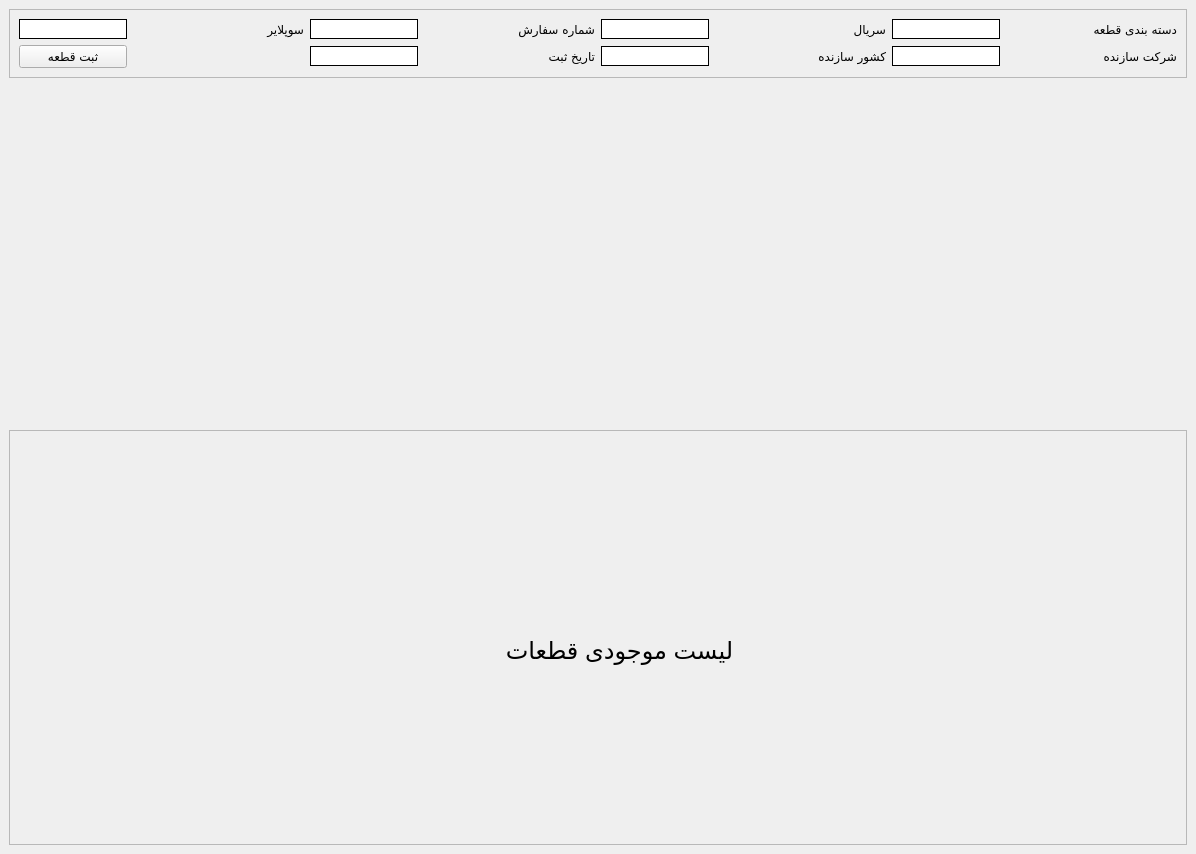
<?xml version="1.0" encoding="UTF-8"?>
<ui version="4.0">
 <class>WarehousePage</class>
 <widget class="QMainWindow" name="WarehousePage">
  <property name="geometry">
   <rect>
    <x>0</x>
    <y>0</y>
    <width>1196</width>
    <height>854</height>
   </rect>
  </property>
  <property name="windowTitle">
   <string>MainWindow</string>
  </property>
  <widget class="QWidget" name="centralwidget">
   <layout class="QVBoxLayout" name="verticalLayout">
    <item alignment="Qt::AlignTop">
     <widget class="QFrame" name="Test_Properties">
      <property name="frameShape">
       <enum>QFrame::StyledPanel</enum>
      </property>
      <property name="frameShadow">
       <enum>QFrame::Raised</enum>
      </property>
      <layout class="QGridLayout" name="gridLayout">
       <item row="1" column="39">
        <widget class="QLabel" name="label_18">
         <property name="font">
          <font>
           <family>IRANSansWeb(FaNum)</family>
          </font>
         </property>
         <property name="layoutDirection">
          <enum>Qt::RightToLeft</enum>
         </property>
         <property name="locale">
          <locale language="Persian" country="Iran"/>
         </property>
         <property name="text">
          <string>تاریخ ثبت</string>
         </property>
        </widget>
       </item>
       <item row="0" column="36">
        <widget class="QLineEdit" name="partSupplier">
         <property name="enabled">
          <bool>true</bool>
         </property>
         <property name="sizePolicy">
          <sizepolicy hsizetype="Fixed" vsizetype="Fixed">
           <horstretch>0</horstretch>
           <verstretch>0</verstretch>
          </sizepolicy>
         </property>
         <property name="minimumSize">
          <size>
           <width>0</width>
           <height>20</height>
          </size>
         </property>
         <property name="maximumSize">
          <size>
           <width>16777215</width>
           <height>20</height>
          </size>
         </property>
         <property name="styleSheet">
          <string notr="true">background-color: rgb(255, 255, 255);
border: 1px solid black;</string>
         </property>
        </widget>
       </item>
       <item row="0" column="40">
        <widget class="QLineEdit" name="partSerial">
         <property name="enabled">
          <bool>true</bool>
         </property>
         <property name="sizePolicy">
          <sizepolicy hsizetype="Fixed" vsizetype="Fixed">
           <horstretch>0</horstretch>
           <verstretch>0</verstretch>
          </sizepolicy>
         </property>
         <property name="minimumSize">
          <size>
           <width>0</width>
           <height>20</height>
          </size>
         </property>
         <property name="maximumSize">
          <size>
           <width>16777215</width>
           <height>20</height>
          </size>
         </property>
         <property name="styleSheet">
          <string notr="true">background-color: rgb(255, 255, 255);
border: 1px solid black;</string>
         </property>
        </widget>
       </item>
       <item row="0" column="41">
        <widget class="QLabel" name="label_19">
         <property name="font">
          <font>
           <family>IRANSansWeb(FaNum)</family>
          </font>
         </property>
         <property name="layoutDirection">
          <enum>Qt::RightToLeft</enum>
         </property>
         <property name="locale">
          <locale language="Persian" country="Iran"/>
         </property>
         <property name="text">
          <string>سریال</string>
         </property>
        </widget>
       </item>
       <item row="1" column="36">
        <widget class="QPushButton" name="fetchButton">
         <property name="font">
          <font>
           <family>IRANSansWeb(FaNum)</family>
          </font>
         </property>
         <property name="text">
          <string>ثبت قطعه</string>
         </property>
        </widget>
       </item>
       <item row="1" column="43">
        <widget class="QLabel" name="label_7">
         <property name="font">
          <font>
           <family>IRANSansWeb(FaNum)</family>
          </font>
         </property>
         <property name="layoutDirection">
          <enum>Qt::RightToLeft</enum>
         </property>
         <property name="text">
          <string>شرکت سازنده</string>
         </property>
        </widget>
       </item>
       <item row="0" column="38">
        <widget class="QLineEdit" name="orderId">
         <property name="enabled">
          <bool>true</bool>
         </property>
         <property name="sizePolicy">
          <sizepolicy hsizetype="Fixed" vsizetype="Fixed">
           <horstretch>0</horstretch>
           <verstretch>0</verstretch>
          </sizepolicy>
         </property>
         <property name="minimumSize">
          <size>
           <width>0</width>
           <height>20</height>
          </size>
         </property>
         <property name="maximumSize">
          <size>
           <width>16777215</width>
           <height>20</height>
          </size>
         </property>
         <property name="styleSheet">
          <string notr="true">background-color: rgb(255, 255, 255);
border: 1px solid black;</string>
         </property>
        </widget>
       </item>
       <item row="1" column="38">
        <widget class="QLineEdit" name="date">
         <property name="enabled">
          <bool>true</bool>
         </property>
         <property name="sizePolicy">
          <sizepolicy hsizetype="Fixed" vsizetype="Fixed">
           <horstretch>0</horstretch>
           <verstretch>0</verstretch>
          </sizepolicy>
         </property>
         <property name="minimumSize">
          <size>
           <width>0</width>
           <height>20</height>
          </size>
         </property>
         <property name="maximumSize">
          <size>
           <width>16777215</width>
           <height>20</height>
          </size>
         </property>
         <property name="styleSheet">
          <string notr="true">background-color: rgb(255, 255, 255);
border: 1px solid black;</string>
         </property>
        </widget>
       </item>
       <item row="0" column="43">
        <widget class="QLabel" name="label_17">
         <property name="font">
          <font>
           <family>IRANSansWeb(FaNum)</family>
          </font>
         </property>
         <property name="layoutDirection">
          <enum>Qt::RightToLeft</enum>
         </property>
         <property name="locale">
          <locale language="Persian" country="Iran"/>
         </property>
         <property name="text">
          <string>دسته بندی قطعه</string>
         </property>
        </widget>
       </item>
       <item row="0" column="37">
        <widget class="QLabel" name="label_14">
         <property name="font">
          <font>
           <family>IRANSansWeb(FaNum)</family>
          </font>
         </property>
         <property name="layoutDirection">
          <enum>Qt::RightToLeft</enum>
         </property>
         <property name="locale">
          <locale language="Persian" country="Iran"/>
         </property>
         <property name="text">
          <string>سوپلایر</string>
         </property>
        </widget>
       </item>
       <item row="1" column="40">
        <widget class="QLineEdit" name="partCountry">
         <property name="enabled">
          <bool>true</bool>
         </property>
         <property name="sizePolicy">
          <sizepolicy hsizetype="Fixed" vsizetype="Fixed">
           <horstretch>0</horstretch>
           <verstretch>0</verstretch>
          </sizepolicy>
         </property>
         <property name="minimumSize">
          <size>
           <width>0</width>
           <height>20</height>
          </size>
         </property>
         <property name="maximumSize">
          <size>
           <width>16777215</width>
           <height>20</height>
          </size>
         </property>
         <property name="styleSheet">
          <string notr="true">background-color: rgb(255, 255, 255);
border: 1px solid black;</string>
         </property>
        </widget>
       </item>
       <item row="0" column="39">
        <widget class="QLabel" name="label_15">
         <property name="font">
          <font>
           <family>IRANSansWeb(FaNum)</family>
          </font>
         </property>
         <property name="layoutDirection">
          <enum>Qt::RightToLeft</enum>
         </property>
         <property name="locale">
          <locale language="Persian" country="Iran"/>
         </property>
         <property name="text">
          <string>شماره سفارش</string>
         </property>
        </widget>
       </item>
       <item row="1" column="41">
        <widget class="QLabel" name="label_6">
         <property name="font">
          <font>
           <family>IRANSansWeb(FaNum)</family>
          </font>
         </property>
         <property name="layoutDirection">
          <enum>Qt::RightToLeft</enum>
         </property>
         <property name="text">
          <string>کشور سازنده</string>
         </property>
        </widget>
       </item>
       <item row="0" column="42">
        <widget class="QLineEdit" name="partCompany">
         <property name="enabled">
          <bool>true</bool>
         </property>
         <property name="sizePolicy">
          <sizepolicy hsizetype="Fixed" vsizetype="Fixed">
           <horstretch>0</horstretch>
           <verstretch>0</verstretch>
          </sizepolicy>
         </property>
         <property name="minimumSize">
          <size>
           <width>0</width>
           <height>20</height>
          </size>
         </property>
         <property name="maximumSize">
          <size>
           <width>16777215</width>
           <height>20</height>
          </size>
         </property>
         <property name="styleSheet">
          <string notr="true">background-color: rgb(255, 255, 255);
border: 1px solid black;</string>
         </property>
        </widget>
       </item>
       <item row="1" column="42">
        <widget class="QLineEdit" name="partSerial_2">
         <property name="enabled">
          <bool>true</bool>
         </property>
         <property name="sizePolicy">
          <sizepolicy hsizetype="Fixed" vsizetype="Fixed">
           <horstretch>0</horstretch>
           <verstretch>0</verstretch>
          </sizepolicy>
         </property>
         <property name="minimumSize">
          <size>
           <width>0</width>
           <height>20</height>
          </size>
         </property>
         <property name="maximumSize">
          <size>
           <width>16777215</width>
           <height>20</height>
          </size>
         </property>
         <property name="styleSheet">
          <string notr="true">background-color: rgb(255, 255, 255);
border: 1px solid black;</string>
         </property>
        </widget>
       </item>
      </layout>
     </widget>
    </item>
    <item>
     <widget class="QFrame" name="frame">
      <property name="frameShape">
       <enum>QFrame::StyledPanel</enum>
      </property>
      <property name="frameShadow">
       <enum>QFrame::Raised</enum>
      </property>
      <widget class="QLabel" name="label">
       <property name="geometry">
        <rect>
         <x>450</x>
         <y>180</y>
         <width>321</width>
         <height>81</height>
        </rect>
       </property>
       <property name="text">
        <string>&lt;html&gt;&lt;head/&gt;&lt;body&gt;&lt;p align=&quot;center&quot;&gt;&lt;span style=&quot; font-size:18pt;&quot;&gt;لیست موجودی قطعات&lt;/span&gt;&lt;/p&gt;&lt;/body&gt;&lt;/html&gt;</string>
       </property>
      </widget>
     </widget>
    </item>
   </layout>
  </widget>
 </widget>
 <resources/>
 <connections/>
</ui>
